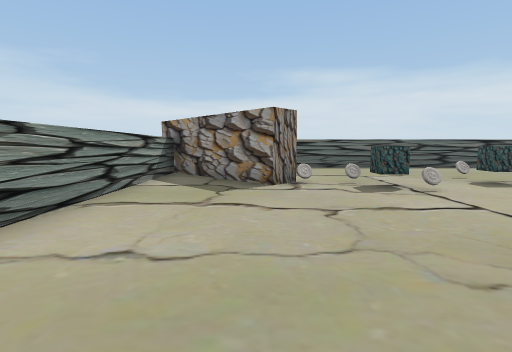
[1] (above)

16 first-person views from a walk through a scene from a Unity 3-D project. The camera is 1.5 m above the floor, tilts 6° down and sees 85° across. The floor is counted in squares, 2 m on a side. Each view is taken from the middle of a square. On the plan, view 1 faces up. The plan holds only what a view shows up to about 10 squares ahead; the rest is blank. The place goes on beyond the plan. The player is left out. Some animated figures are not drawn.

[2]
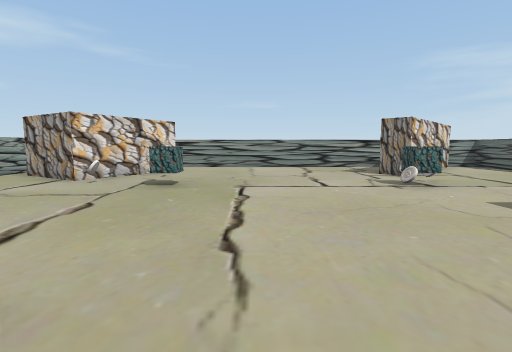

[3]
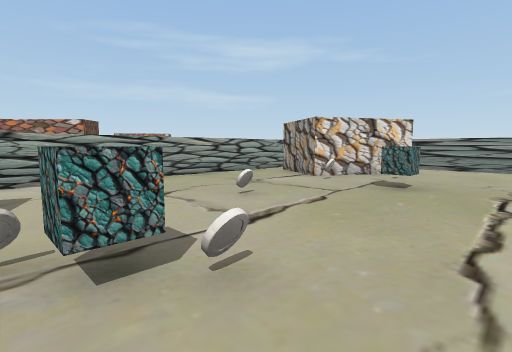

[4]
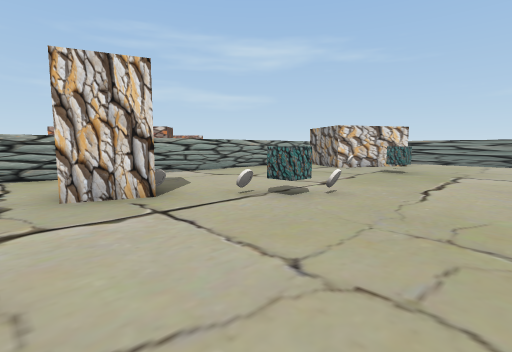

[5]
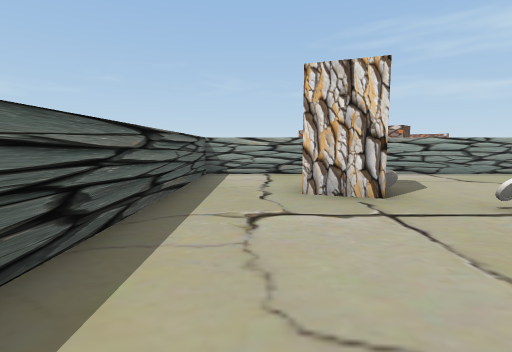

[6]
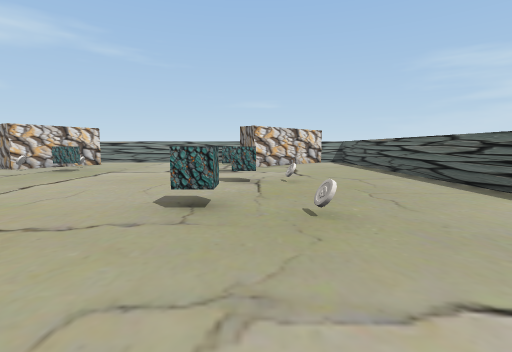

[7]
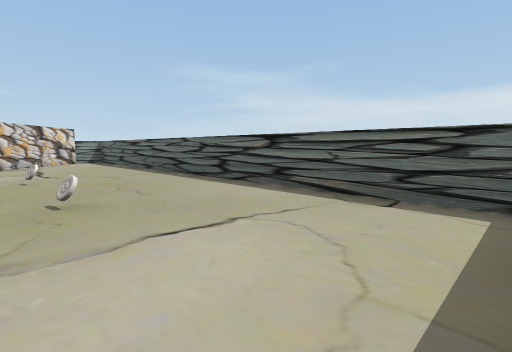

[8]
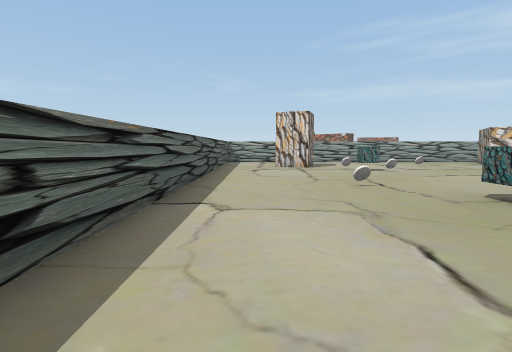

[9]
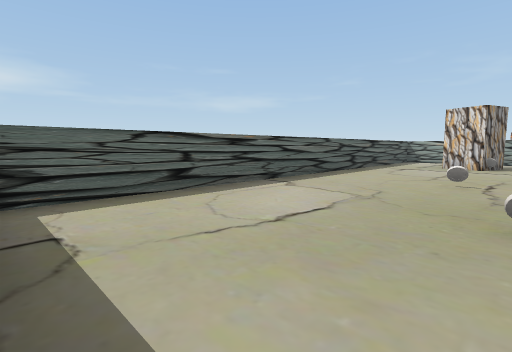

[10]
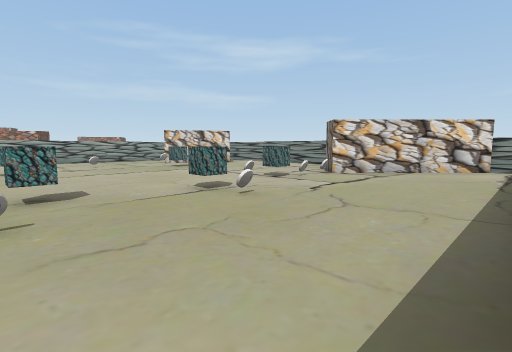

[11]
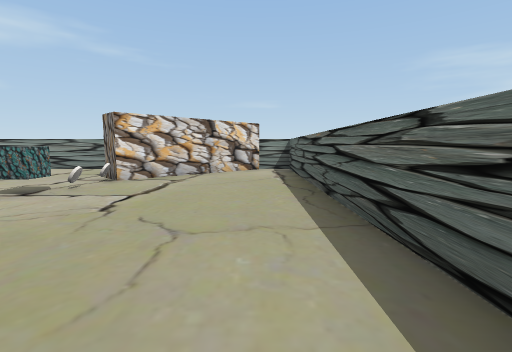

[12]
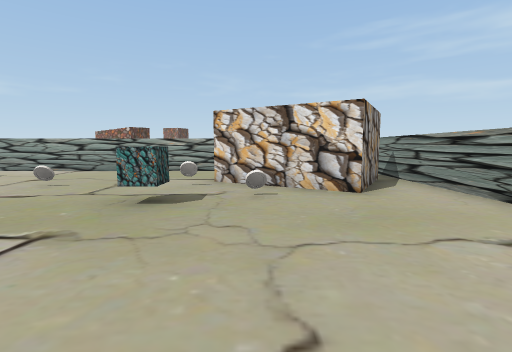

[13]
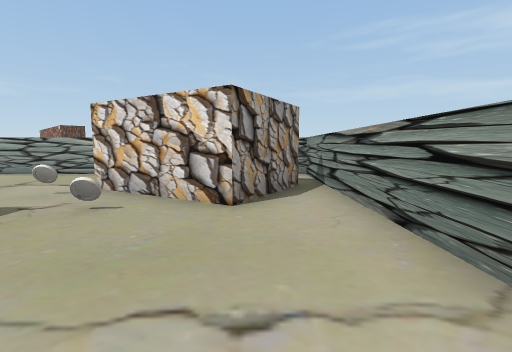

[14]
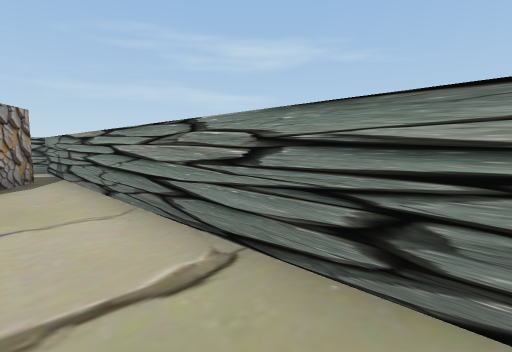

[15]
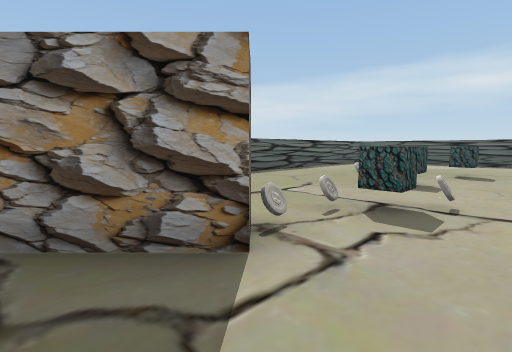

[16]
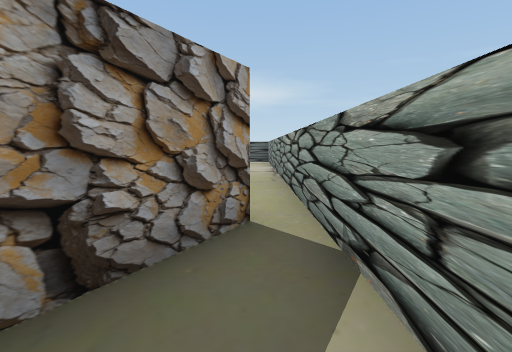

### Floor plan
Ten units are one square. View 1 is at (0, 0); x grows to the right and y downward. Boxes are objects, and circles mark ways between rooms. Rooms are numbered by the first view taken in them; rooms with no view inside come last. Other rooms are left out.
<svg viewBox="-29 -106 158 157">
<path fill="none" stroke="#000" d="M7 -57 3 -54 -24 -81 -24 6M-7 5 19 20 8 39M11 46 124 46 124 -99M119 -101 -24 -101 -24 -92 7 -61M-19 25 -7 5M-24 6 -24 46 11 46M8 39 -10 29"/>
<rect x="5" y="-5" width="10" height="10" fill="#bbb"><title>other object</title></rect>
<rect x="5" y="-65" width="10" height="10" fill="#bbb"><title>other object</title></rect>
<rect x="15" y="5" width="10" height="10" fill="#bbb"><title>other object</title></rect>
<rect x="15" y="-55" width="10" height="10" fill="#bbb"><title>other object</title></rect>
<rect x="15" y="-65" width="10" height="10" fill="#bbb"><title>other object</title></rect>
<rect x="25" y="-5" width="10" height="10" fill="#bbb"><title>other object</title></rect>
<rect x="25" y="-55" width="10" height="10" fill="#bbb"><title>other object</title></rect>
<rect x="45" y="5" width="10" height="10" fill="#bbb"><title>other object</title></rect>
<rect x="45" y="-65" width="10" height="10" fill="#bbb"><title>other object</title></rect>
<rect x="45" y="-75" width="10" height="10" fill="#bbb"><title>other object</title></rect>
<rect x="65" y="-5" width="10" height="10" fill="#bbb"><title>other object</title></rect>
<rect x="65" y="-15" width="10" height="10" fill="#bbb"><title>other object</title></rect>
<rect x="75" y="-5" width="10" height="10" fill="#bbb"><title>other object</title></rect>
<rect x="75" y="-55" width="10" height="10" fill="#bbb"><title>other object</title></rect>
<rect x="75" y="-75" width="10" height="10" fill="#bbb"><title>other object</title></rect>
<rect x="85" y="15" width="20" height="10" fill="#bbb"><title>other object</title></rect>
<rect x="85" y="5" width="10" height="10" fill="#bbb"><title>other object</title></rect>
<rect x="85" y="-45" width="10" height="10" fill="#bbb"><title>other object</title></rect>
<circle cx="-20" cy="10" r="3" fill="#2a7"/>
<circle cx="10" cy="40" r="3" fill="#2a7"/>
<text x="60" y="-30">1</text>
<text x="-20" y="30">2</text>
</svg>
Room 1 opens to room 2.

Where each view was taken, in squares from view 1:
view 1: 0 up, 0 right, facing up
view 2: 2 up, 8 right, facing left
view 3: 2 up, 8 right, facing down-left
view 4: 3 up, 11 right, facing down-left
view 5: 3 up, 11 right, facing down
view 6: 6 up, 11 right, facing left
view 7: 6 up, 12 right, facing up-left
view 8: 9 up, 11 right, facing down
view 9: 10 up, 8 right, facing down-right
view 10: 10 up, 8 right, facing down-left
view 11: 9 up, 7 right, facing left
view 12: 4 up, 1 right, facing down
view 13: 3 up, 1 left, facing down
view 14: 5 up, 1 left, facing down-left
view 15: 4 up, 1 left, facing up-right
view 16: 4 down, 2 left, facing right
